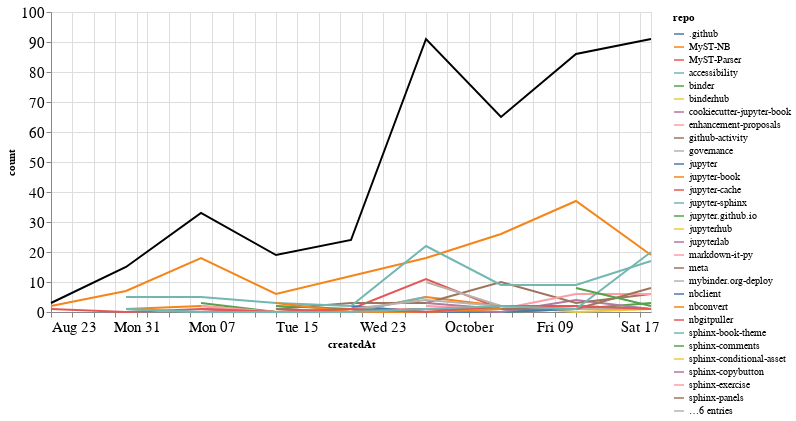

The notebook cell saved with this chart:
### Markdown cell above
## Comments

### Code cell
comments_time = comments.groupby('repo').resample('W', on='createdAt').count()['author'].reset_index()
comments_time = comments_time.rename(columns={'author': 'count'})
comments_time_total = comments_time.groupby('createdAt').agg({"count": "sum"}).reset_index()
ch1 = alt.Chart(comments_time, width=600).mark_line().encode(
    x='createdAt',
    y='count',
    color='repo',
    tooltip="repo"
)

ch2 = alt.Chart(comments_time_total, width=600).mark_line(color="black").encode(
    x='createdAt',
    y='count',
)

ch1 + ch2

### Figure 1 — Vega-Lite specification as saved in the notebook (floating-point values rounded to 4 significant figures)
{"config": {"axisLeft": {"labelFontSize": 15}, "axisBottom": {"labelFontSize": 15}}, "layer": [{"data": {"name": "data-b70033a1be371fcb12dee37e8dbb631c"}, "mark": "line", "encoding": {"color": {"type": "nominal", "field": "repo"}, "tooltip": {"type": "nominal", "field": "repo"}, "x": {"type": "temporal", "field": "createdAt"}, "y": {"type": "quantitative", "field": "count"}}, "width": 600}, {"data": {"name": "data-6730b4f42c58046351e455cc86ed2cee"}, "mark": {"type": "line", "color": "black"}, "encoding": {"x": {"type": "temporal", "field": "createdAt"}, "y": {"type": "quantitative", "field": "count"}}, "width": 600}], "$schema": "https://vega.github.io/schema/vega-lite/v4.8.1.json", "datasets": {"data-b70033a1be371fcb12dee37e8dbb631c": [{"repo": ".github", "createdAt": "2020-10-11T00:00:00", "count": 1}, {"repo": "MyST-NB", "createdAt": "2020-08-30T00:00:00", "count": 1}, {"repo": "MyST-NB", "createdAt": "2020-09-06T00:00:00", "count": 2}, {"repo": "MyST-NB", "createdAt": "2020-09-13T00:00:00", "count": 0}, {"repo": "MyST-NB", "createdAt": "2020-09-20T00:00:00", "count": 0}, {"repo": "MyST-NB", "createdAt": "2020-09-27T00:00:00", "count": 5}, {"repo": "MyST-NB", "createdAt": "2020-10-04T00:00:00", "count": 2}, {"repo": "MyST-NB", "createdAt": "2020-10-11T00:00:00", "count": 2}, {"repo": "MyST-NB", "createdAt": "2020-10-18T00:00:00", "count": 1}, {"repo": "MyST-Parser", "createdAt": "2020-08-23T00:00:00", "count": 1}, {"repo": "MyST-Parser", "createdAt": "2020-08-30T00:00:00", "count": 0}, {"repo": "MyST-Parser", "createdAt": "2020-09-06T00:00:00", "count": 1}, {"repo": "MyST-Parser", "createdAt": "2020-09-13T00:00:00", "count": 0}, {"repo": "MyST-Parser", "createdAt": "2020-09-20T00:00:00", "count": 1}, {"repo": "MyST-Parser", "createdAt": "2020-09-27T00:00:00", "count": 11}, {"repo": "MyST-Parser", "createdAt": "2020-10-04T00:00:00", "count": 1}, {"repo": "MyST-Parser", "createdAt": "2020-10-11T00:00:00", "count": 1}, {"repo": "MyST-Parser", "createdAt": "2020-10-18T00:00:00", "count": 1}, {"repo": "accessibility", "createdAt": "2020-10-18T00:00:00", "count": 1}, {"repo": "binder", "createdAt": "2020-09-06T00:00:00", "count": 3}, {"repo": "binder", "createdAt": "2020-09-13T00:00:00", "count": 0}, {"repo": "binder", "createdAt": "2020-09-20T00:00:00", "count": 0}, {"repo": "binder", "createdAt": "2020-09-27T00:00:00", "count": 0}, {"repo": "binder", "createdAt": "2020-10-04T00:00:00", "count": 0}, {"repo": "binder", "createdAt": "2020-10-11T00:00:00", "count": 1}, {"repo": "binder", "createdAt": "2020-10-18T00:00:00", "count": 3}, {"repo": "binderhub", "createdAt": "2020-10-04T00:00:00", "count": 2}, {"repo": "binderhub", "createdAt": "2020-10-11T00:00:00", "count": 0}, {"repo": "binderhub", "createdAt": "2020-10-18T00:00:00", "count": 1}, {"repo": "cookiecutter-jupyter-book", "createdAt": "2020-10-04T00:00:00", "count": 1}, {"repo": "enhancement-proposals", "createdAt": "2020-09-06T00:00:00", "count": 2}, {"repo": "enhancement-proposals", "createdAt": "2020-09-13T00:00:00", "count": 0}, {"repo": "enhancement-proposals", "createdAt": "2020-09-20T00:00:00", "count": 1}, {"repo": "enhancement-proposals", "createdAt": "2020-09-27T00:00:00", "count": 1}, {"repo": "github-activity", "createdAt": "2020-10-11T00:00:00", "count": 2}, {"repo": "governance", "createdAt": "2020-10-18T00:00:00", "count": 2}, {"repo": "jupyter", "createdAt": "2020-09-20T00:00:00", "count": 2}, {"repo": "jupyter", "createdAt": "2020-09-27T00:00:00", "count": 0}, {"repo": "jupyter", "createdAt": "2020-10-04T00:00:00", "count": 0}, {"repo": "jupyter", "createdAt": "2020-10-11T00:00:00", "count": 1}, {"repo": "jupyter-book", "createdAt": "2020-08-23T00:00:00", "count": 2}, {"repo": "jupyter-book", "createdAt": "2020-08-30T00:00:00", "count": 7}, {"repo": "jupyter-book", "createdAt": "2020-09-06T00:00:00", "count": 18}, {"repo": "jupyter-book", "createdAt": "2020-09-13T00:00:00", "count": 6}, {"repo": "jupyter-book", "createdAt": "2020-09-20T00:00:00", "count": 12}, {"repo": "jupyter-book", "createdAt": "2020-09-27T00:00:00", "count": 18}, {"repo": "jupyter-book", "createdAt": "2020-10-04T00:00:00", "count": 26}, {"repo": "jupyter-book", "createdAt": "2020-10-11T00:00:00", "count": 37}, {"repo": "jupyter-book", "createdAt": "2020-10-18T00:00:00", "count": 19}, {"repo": "jupyter-cache", "createdAt": "2020-09-27T00:00:00", "count": 2}, {"repo": "jupyter-sphinx", "createdAt": "2020-08-30T00:00:00", "count": 1}, {"repo": "jupyter-sphinx", "createdAt": "2020-09-06T00:00:00", "count": 0}, {"repo": "jupyter-sphinx", "createdAt": "2020-09-13T00:00:00", "count": 0}, {"repo": "jupyter-sphinx", "createdAt": "2020-09-20T00:00:00", "count": 0}, {"repo": "jupyter-sphinx", "createdAt": "2020-09-27T00:00:00", "count": 5}, {"repo": "jupyter.github.io", "createdAt": "2020-09-13T00:00:00", "count": 2}, {"repo": "jupyter.github.io", "createdAt": "2020-09-20T00:00:00", "count": 1}, {"repo": "jupyterhub", "createdAt": "2020-10-11T00:00:00", "count": 1}, {"repo": "jupyterlab", "createdAt": "2020-09-06T00:00:00", "count": 1}, {"repo": "jupyterlab", "createdAt": "2020-09-13T00:00:00", "count": 0}, {"repo": "jupyterlab", "createdAt": "2020-09-20T00:00:00", "count": 0}, {"repo": "jupyterlab", "createdAt": "2020-09-27T00:00:00", "count": 1}, {"repo": "jupyterlab", "createdAt": "2020-10-04T00:00:00", "count": 0}, {"repo": "jupyterlab", "createdAt": "2020-10-11T00:00:00", "count": 4}, {"repo": "jupyterlab", "createdAt": "2020-10-18T00:00:00", "count": 1}, {"repo": "markdown-it-py", "createdAt": "2020-09-27T00:00:00", "count": 1}, {"repo": "meta", "createdAt": "2020-09-13T00:00:00", "count": 1}, {"repo": "meta", "createdAt": "2020-09-20T00:00:00", "count": 3}, {"repo": "meta", "createdAt": "2020-09-27T00:00:00", "count": 3}, {"repo": "meta", "createdAt": "2020-10-04T00:00:00", "count": 10}, {"repo": "meta", "createdAt": "2020-10-11T00:00:00", "count": 3}, {"repo": "meta", "createdAt": "2020-10-18T00:00:00", "count": 6}, {"repo": "mybinder.org-deploy", "createdAt": "2020-09-20T00:00:00", "count": 1}, {"repo": "mybinder.org-deploy", "createdAt": "2020-09-27T00:00:00", "count": 4}, {"repo": "mybinder.org-deploy", "createdAt": "2020-10-04T00:00:00", "count": 2}, {"repo": "mybinder.org-deploy", "createdAt": "2020-10-11T00:00:00", "count": 1}, {"repo": "mybinder.org-deploy", "createdAt": "2020-10-18T00:00:00", "count": 1}, {"repo": "nbclient", "createdAt": "2020-09-13T00:00:00", "count": 1}, {"repo": "nbconvert", "createdAt": "2020-09-13T00:00:00", "count": 2}, {"repo": "nbgitpuller", "createdAt": "2020-10-04T00:00:00", "count": 2}, {"repo": "sphinx-book-theme", "createdAt": "2020-08-30T00:00:00", "count": 5}, {"repo": "sphinx-book-theme", "createdAt": "2020-09-06T00:00:00", "count": 5}, {"repo": "sphinx-book-theme", "createdAt": "2020-09-13T00:00:00", "count": 3}, {"repo": "sphinx-book-theme", "createdAt": "2020-09-20T00:00:00", "count": 2}, {"repo": "sphinx-book-theme", "createdAt": "2020-09-27T00:00:00", "count": 22}, {"repo": "sphinx-book-theme", "createdAt": "2020-10-04T00:00:00", "count": 9}, {"repo": "sphinx-book-theme", "createdAt": "2020-10-11T00:00:00", "count": 9}, {"repo": "sphinx-book-theme", "createdAt": "2020-10-18T00:00:00", "count": 17}, {"repo": "sphinx-comments", "createdAt": "2020-09-27T00:00:00", "count": 1}, {"repo": "sphinx-conditional-asset", "createdAt": "2020-10-11T00:00:00", "count": 3}, {"repo": "sphinx-copybutton", "createdAt": "2020-09-27T00:00:00", "count": 3}, {"repo": "sphinx-copybutton", "createdAt": "2020-10-04T00:00:00", "count": 1}, {"repo": "sphinx-copybutton", "createdAt": "2020-10-11T00:00:00", "count": 1}, {"repo": "sphinx-exercise", "createdAt": "2020-09-27T00:00:00", "count": 2}, {"repo": "sphinx-exercise", "createdAt": "2020-10-04T00:00:00", "count": 1}, {"repo": "sphinx-exercise", "createdAt": "2020-10-11T00:00:00", "count": 6}, {"repo": "sphinx-exercise", "createdAt": "2020-10-18T00:00:00", "count": 6}, {"repo": "sphinx-panels", "createdAt": "2020-09-13T00:00:00", "count": 1}, {"repo": "sphinx-panels", "createdAt": "2020-09-20T00:00:00", "count": 0}, {"repo": "sphinx-panels", "createdAt": "2020-09-27T00:00:00", "count": 1}, {"repo": "sphinx-panels", "createdAt": "2020-10-04T00:00:00", "count": 1}, {"repo": "sphinx-panels", "createdAt": "2020-10-11T00:00:00", "count": 1}, {"repo": "sphinx-panels", "createdAt": "2020-10-18T00:00:00", "count": 8}, {"repo": "sphinx-proof", "createdAt": "2020-09-27T00:00:00", "count": 10}, {"repo": "sphinx-proof", "createdAt": "2020-10-04T00:00:00", "count": 2}, {"repo": "sphinx-proof", "createdAt": "2020-10-11T00:00:00", "count": 1}, {"repo": "sphinx-thebe", "createdAt": "2020-10-18T00:00:00", "count": 1}, {"repo": "sphinx-togglebutton", "createdAt": "2020-09-13T00:00:00", "count": 3}, {"repo": "sphinx-togglebutton", "createdAt": "2020-09-20T00:00:00", "count": 0}, {"repo": "sphinx-togglebutton", "createdAt": "2020-09-27T00:00:00", "count": 0}, {"repo": "sphinx-togglebutton", "createdAt": "2020-10-04T00:00:00", "count": 1}, {"repo": "team-compass", "createdAt": "2020-09-06T00:00:00", "count": 1}, {"repo": "team-compass", "createdAt": "2020-09-13T00:00:00", "count": 0}, {"repo": "team-compass", "createdAt": "2020-09-20T00:00:00", "count": 1}, {"repo": "team-compass", "createdAt": "2020-09-27T00:00:00", "count": 0}, {"repo": "team-compass", "createdAt": "2020-10-04T00:00:00", "count": 2}, {"repo": "team-compass", "createdAt": "2020-10-11T00:00:00", "count": 2}, {"repo": "team-compass", "createdAt": "2020-10-18T00:00:00", "count": 1}, {"repo": "thebe", "createdAt": "2020-08-30T00:00:00", "count": 1}, {"repo": "thebe", "createdAt": "2020-09-06T00:00:00", "count": 0}, {"repo": "thebe", "createdAt": "2020-09-13T00:00:00", "count": 0}, {"repo": "thebe", "createdAt": "2020-09-20T00:00:00", "count": 0}, {"repo": "thebe", "createdAt": "2020-09-27T00:00:00", "count": 1}, {"repo": "thebe", "createdAt": "2020-10-04T00:00:00", "count": 2}, {"repo": "thebe", "createdAt": "2020-10-11T00:00:00", "count": 1}, {"repo": "thebe", "createdAt": "2020-10-18T00:00:00", "count": 20}, {"repo": "zero-to-jupyterhub-k8s", "createdAt": "2020-10-11T00:00:00", "count": 8}, {"repo": "zero-to-jupyterhub-k8s", "createdAt": "2020-10-18T00:00:00", "count": 2}], "data-6730b4f42c58046351e455cc86ed2cee": [{"createdAt": "2020-08-23T00:00:00", "count": 3}, {"createdAt": "2020-08-30T00:00:00", "count": 15}, {"createdAt": "2020-09-06T00:00:00", "count": 33}, {"createdAt": "2020-09-13T00:00:00", "count": 19}, {"createdAt": "2020-09-20T00:00:00", "count": 24}, {"createdAt": "2020-09-27T00:00:00", "count": 91}, {"createdAt": "2020-10-04T00:00:00", "count": 65}, {"createdAt": "2020-10-11T00:00:00", "count": 86}, {"createdAt": "2020-10-18T00:00:00", "count": 91}]}}
